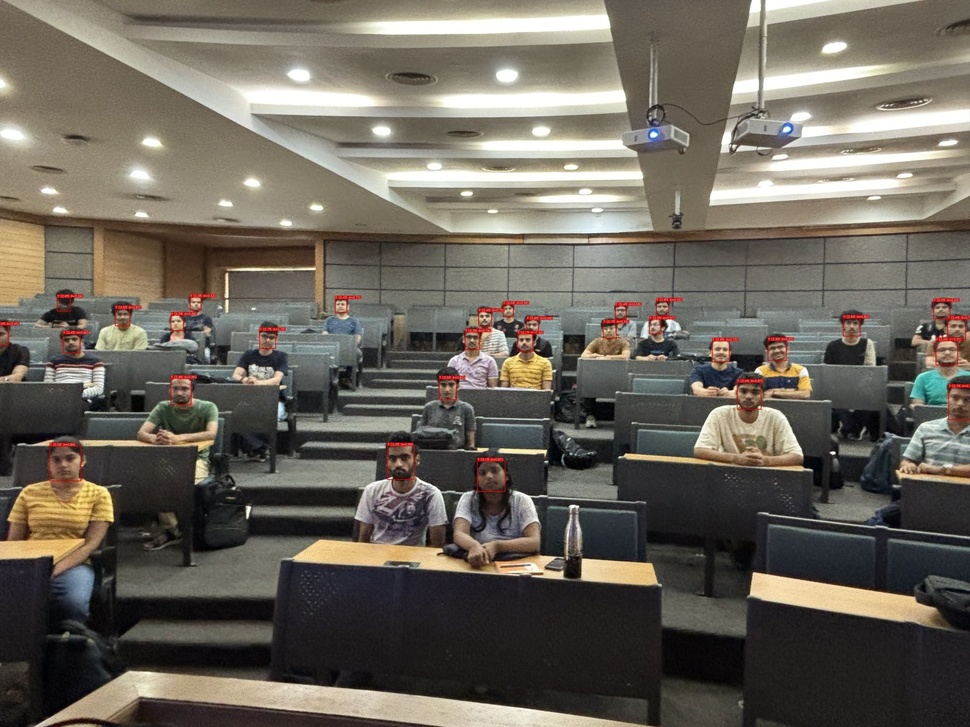
#> input picture assets/bbox_image_1.jpg, 970 x 727 px, shrunk from 1600 x 1200 before the run
$ python augment.py assets/bbox_image_1.jpg
#> lines starting #> are read from the running program, lines starting #| are printed output that depends on the picture
"""
augment.py - Data augmentation pipeline for face images.
Generates augmented versions of raw student images to increase training data.
"""

import os
import numpy as np
from PIL import Image, ImageOps, ImageEnhance, ImageFilter
import random


def horizontal_flip(img):
    """Mirror the image horizontally."""
    return ImageOps.mirror(img)


def adjust_brightness(img, factor_range=(0.8, 1.2)):
    """Randomly adjust brightness by +/- 20%."""
    factor = random.uniform(*factor_range)
    enhancer = ImageEnhance.Brightness(img)
    return enhancer.enhance(factor)


def random_rotation(img, max_degrees=10):
    """Rotate image by a random angle within [-max_degrees, max_degrees]."""
    angle = random.uniform(-max_degrees, max_degrees)
    return img.rotate(angle, resample=Image.BICUBIC, expand=False, fillcolor=(128, 128, 128))


def add_gaussian_noise(img, std=5):
    """Add mild Gaussian noise to the image."""
    arr = np.array(img).astype(np.float32)
    noise = np.random.normal(0, std, arr.shape)
    arr = np.clip(arr + noise, 0, 255).astype(np.uint8)
    return Image.fromarray(arr)


def augment_image(img, augmentations=None):
    """
    Apply a random combination of augmentations to an image.

    Args:
        img: PIL Image (RGB)
        augmentations: list of augmentation names to apply
            Options: "flip", "brightness", "rotation", "noise"
            Default: all augmentations

    Returns:
        Augmented PIL Image
    """
    if augmentations is None:
        augmentations = ["flip", "brightness", "rotation", "noise"]

    aug_map = {
        "flip": horizontal_flip,
        "brightness": adjust_brightness,
        "rotation": random_rotation,
        "noise": add_gaussian_noise,
    }

    result = img.copy()
    for aug_name in augmentations:
        if aug_name in aug_map and random.random() > 0.3:  # 70% chance each
            result = aug_map[aug_name](result)

    return result


def generate_augmented_images(img, n_augmented=2):
    """
    Generate n augmented versions of an image.
    Each version gets a random subset of augmentations.

    Args:
        img: PIL Image (RGB)
        n_augmented: number of augmented versions to generate

    Returns:
        List of augmented PIL Images
    """
    augmented = []
    all_augs = ["flip", "brightness", "rotation", "noise"]

    for _ in range(n_augmented):
        # Each augmented image gets a random subset
        result = img.copy()
        for aug_name in all_augs:
            if random.random() > 0.4:  # 60% chance each aug is applied
                if aug_name == "flip":
                    result = horizontal_flip(result)
                elif aug_name == "brightness":
                    result = adjust_brightness(result)
                elif aug_name == "rotation":
                    result = random_rotation(result)
                elif aug_name == "noise":
                    result = add_gaussian_noise(result)
        augmented.append(result)

    return augmented


if __name__ == "__main__":
    # Demo: augment a single image
    import sys
    if len(sys.argv) < 2:
        print("Usage: python augment.py <image_path>")
        sys.exit(1)

    img = Image.open(sys.argv[1])
#> img is the input picture: PIL image 970x727 RGB; mean R, G, B 107.3, 101.3, 91.7
    img = ImageOps.exif_transpose(img)
    if img.mode != "RGB":
        img = img.convert("RGB")

    augmented = generate_augmented_images(img, n_augmented=3)
#> the loop in generate_augmented_images, `for _ in range(n_augmented):` made 3 passes
#> pass 1, in add_gaussian_noise, `arr = np.array(img).astype(np.float32)`:
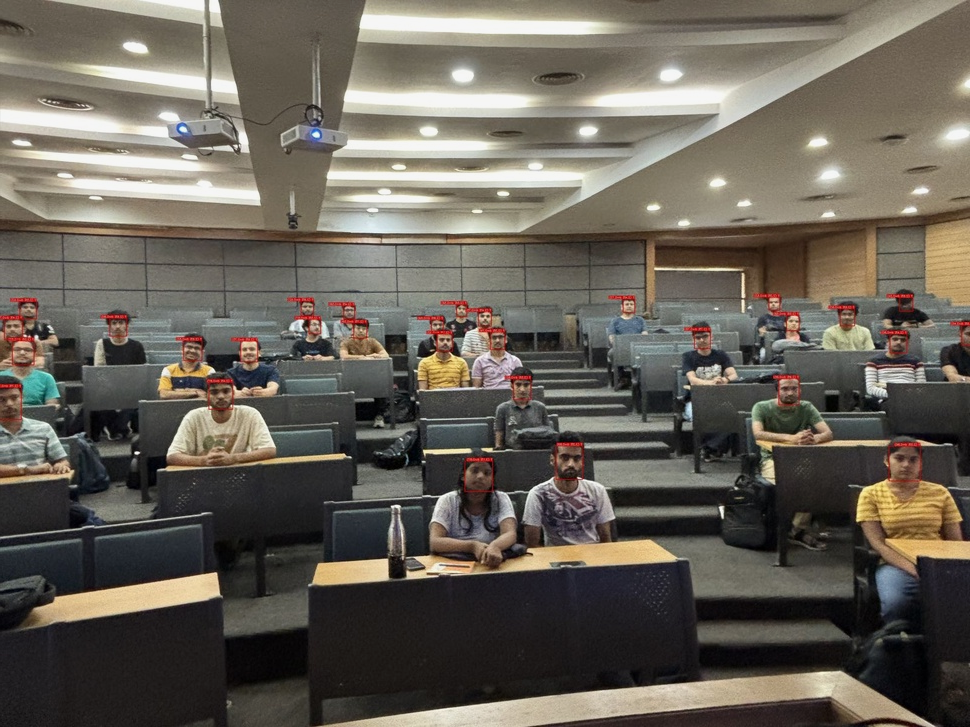
#> arr: shape (727, 970, 3) float32; mean R, G, B 103.4, 97.6, 88.3
#> pass 2, in add_gaussian_noise (call 2), `arr = np.array(img).astype(np.float32)`:
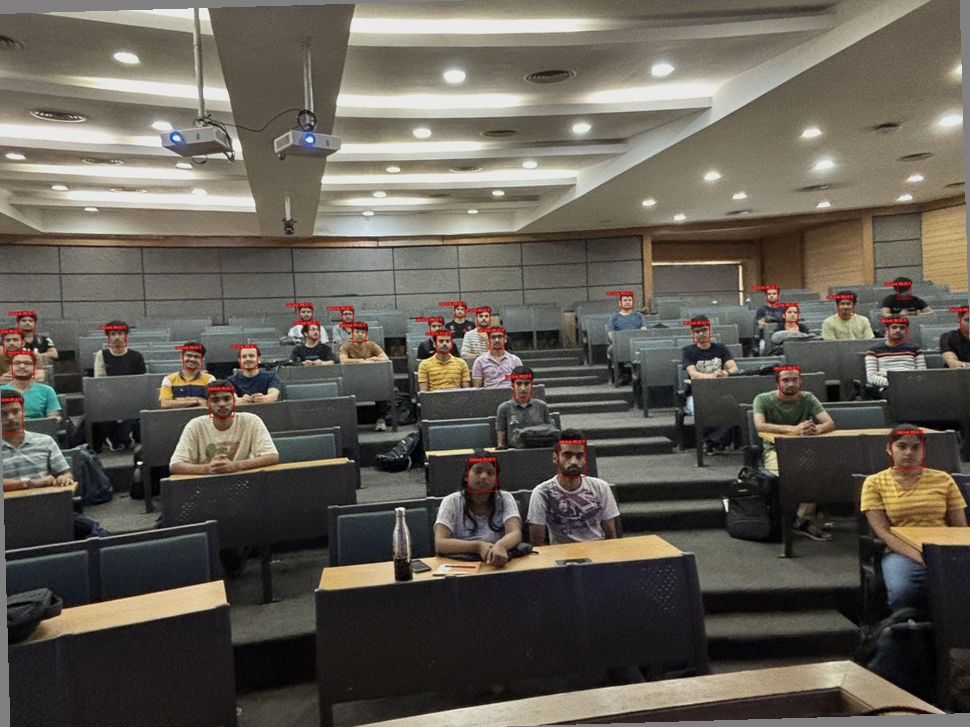
#> arr: shape (727, 970, 3) float32; mean R, G, B 98.5, 93.1, 84.4
#> after the loop in generate_augmented_images, `for _ in range(n_augmented):`: augmented = 3 items
#> augmented = 3 items
    for i, aug in enumerate(augmented):
        out_path = f"augmented_{i+1}.jpg"
        aug.save(out_path)
        print(f"Saved {out_path}")
#> this loop made 3 passes
#> out_path on passes 1 to 3: 'augmented_1.jpg', 'augmented_2.jpg', 'augmented_3.jpg'
#| Saved augmented_1.jpg
#| Saved augmented_2.jpg
#| Saved augmented_3.jpg

$ run again, on assets/bbox_image_11.jpg
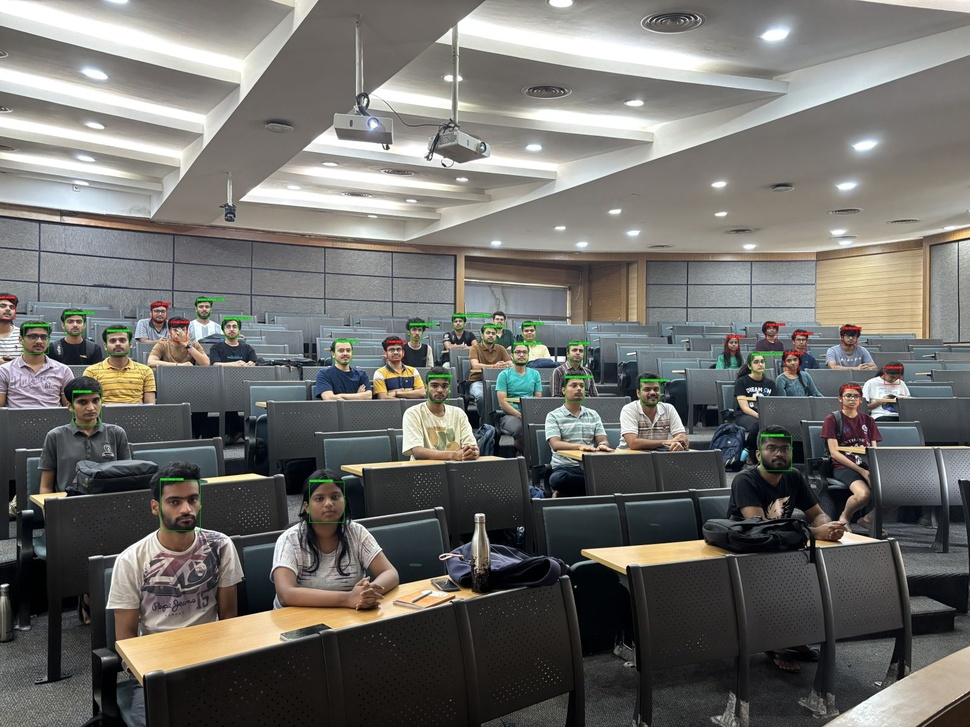
#> input picture assets/bbox_image_11.jpg, 970 x 727 px, shrunk from 1600 x 1200 before the run
#> img is the input picture: PIL image 970x727 RGB; mean R, G, B 111.8, 110.5, 106.8
#> the loop in generate_augmented_images, `for _ in range(n_augmented):` made 3 passes
#> pass 1, in add_gaussian_noise, `arr = np.array(img).astype(np.float32)`:
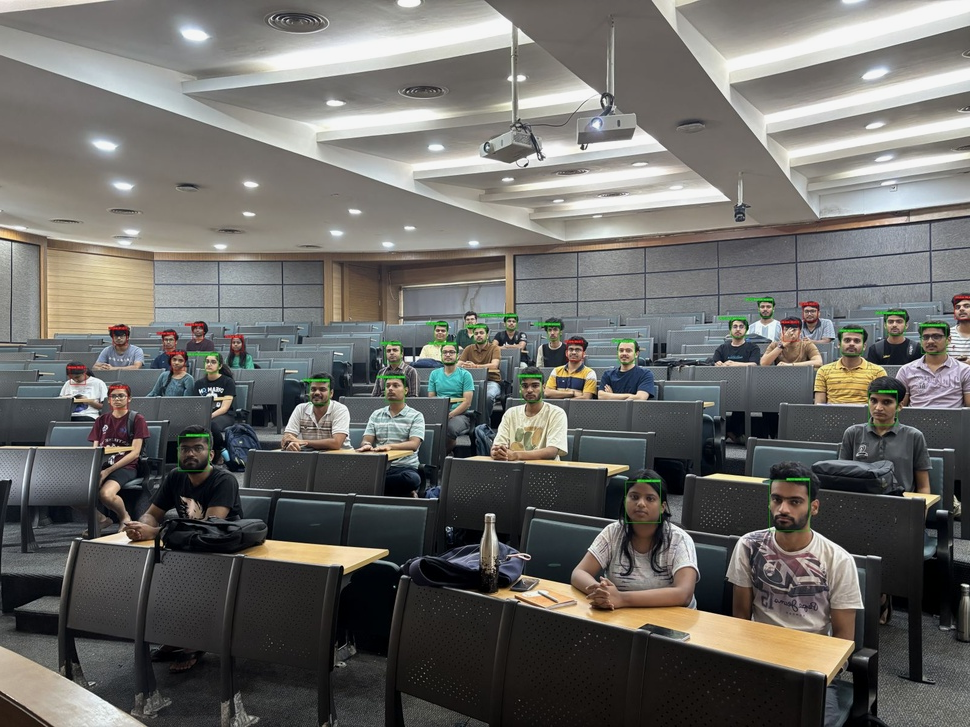
#> arr: shape (727, 970, 3) float32; mean R, G, B 107.7, 106.5, 102.9
#> pass 2, in add_gaussian_noise (call 2), `arr = np.array(img).astype(np.float32)`:
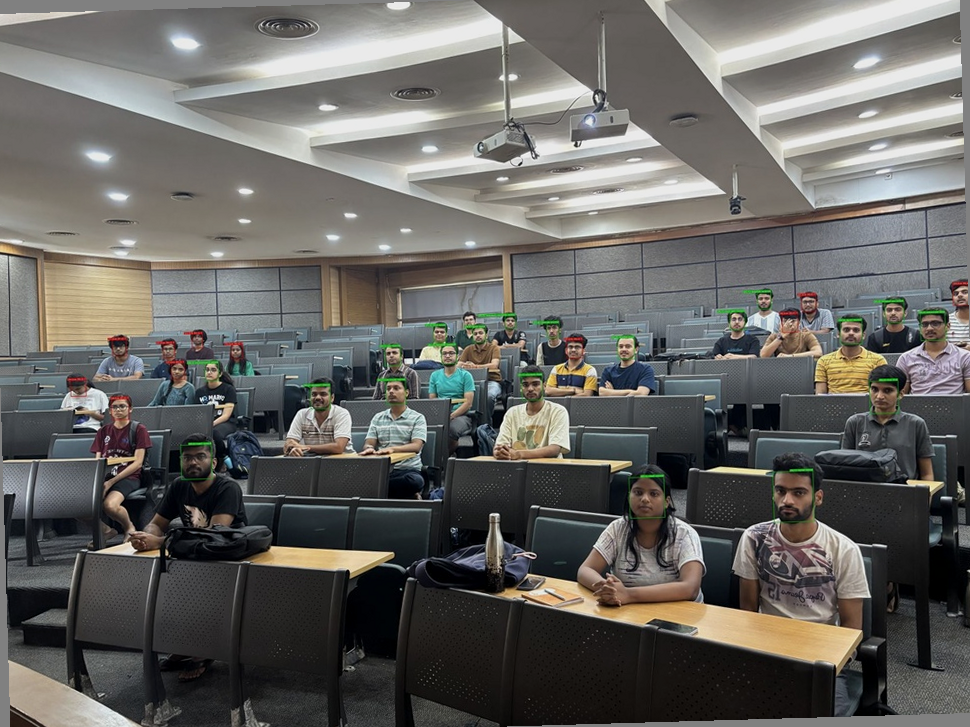
#> arr: shape (727, 970, 3) float32; mean R, G, B 102.2, 101, 97.6
#> after the loop in generate_augmented_images, `for _ in range(n_augmented):`: augmented = 3 items
#> the loop `for i, aug in enumerate(augmented):` made 3 passes
#> out_path on passes 1 to 3: 'augmented_1.jpg', 'augmented_2.jpg', 'augmented_3.jpg'
#> (printed output is left out)

$ run again, on assets/bbox_image_12.jpg
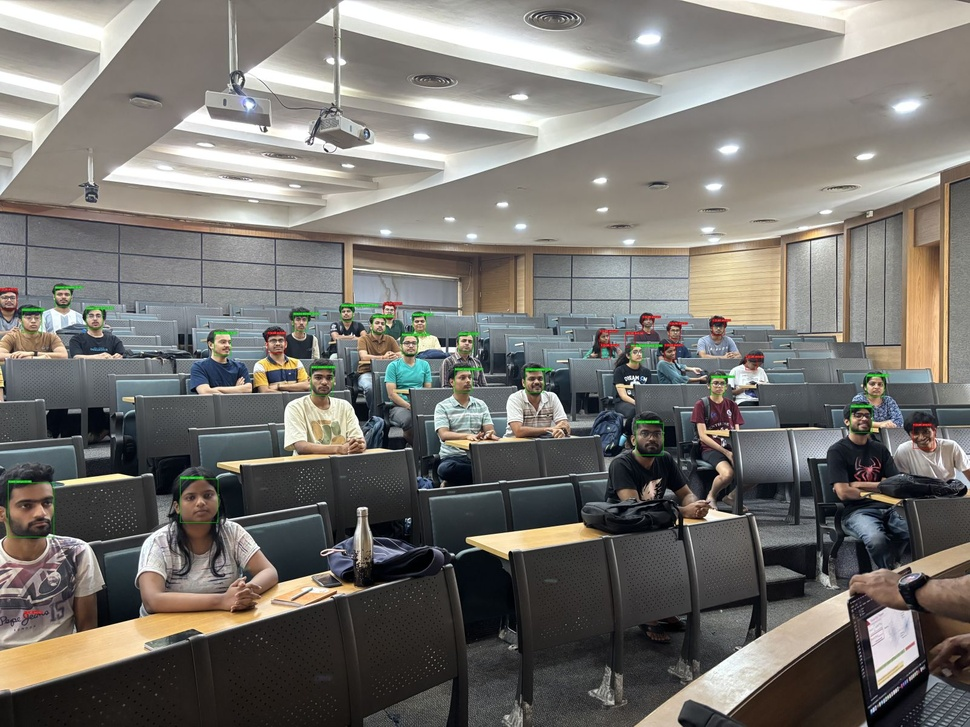
#> input picture assets/bbox_image_12.jpg, 970 x 727 px, shrunk from 1600 x 1200 before the run
#> img is the input picture: PIL image 970x727 RGB; mean R, G, B 119, 116.2, 111.3
#> the loop in generate_augmented_images, `for _ in range(n_augmented):` made 3 passes
#> pass 1, in add_gaussian_noise, `arr = np.array(img).astype(np.float32)`:
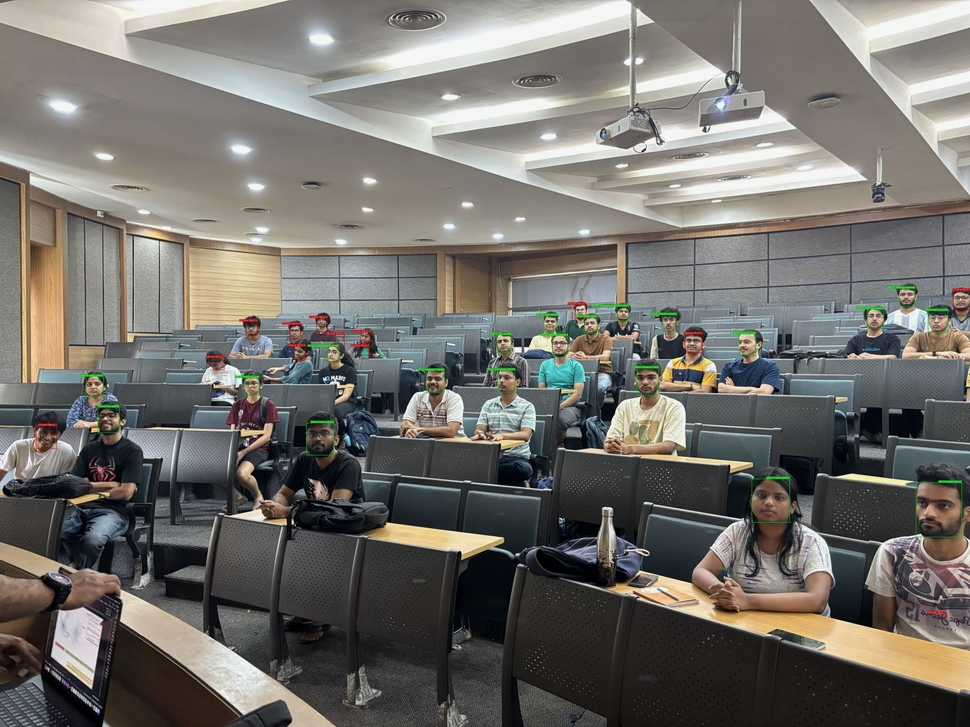
#> arr: shape (727, 970, 3) float32; mean R, G, B 114.7, 112, 107.3
#> pass 2, in add_gaussian_noise (call 2), `arr = np.array(img).astype(np.float32)`:
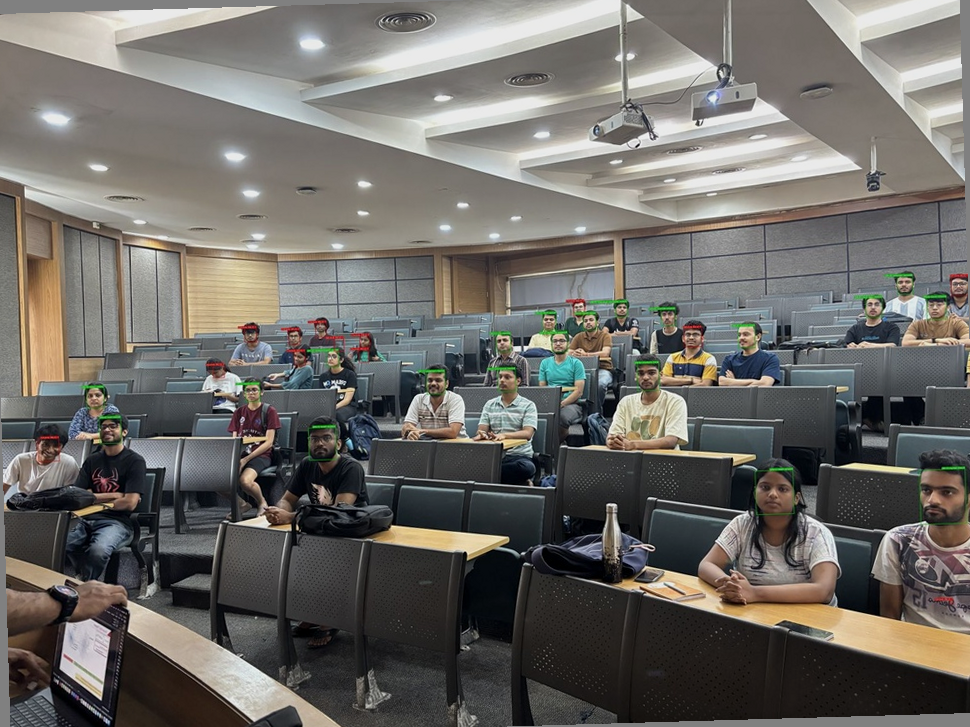
#> arr: shape (727, 970, 3) float32; mean R, G, B 108.9, 106.3, 102
#> after the loop in generate_augmented_images, `for _ in range(n_augmented):`: augmented = 3 items
#> the loop `for i, aug in enumerate(augmented):` made 3 passes
#> out_path on passes 1 to 3: 'augmented_1.jpg', 'augmented_2.jpg', 'augmented_3.jpg'
#> (printed output is left out)

$ run again, on assets/bbox_image_2.jpg
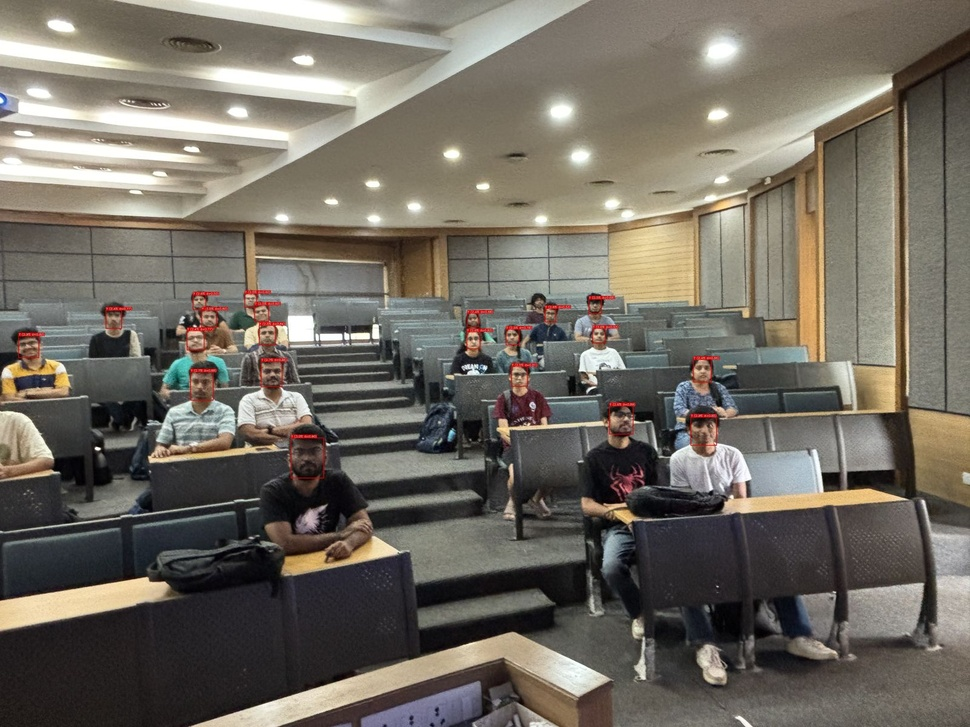
#> input picture assets/bbox_image_2.jpg, 970 x 727 px, shrunk from 1600 x 1200 before the run
#> img is the input picture: PIL image 970x727 RGB; mean R, G, B 113.7, 108.1, 98.5
#> the loop in generate_augmented_images, `for _ in range(n_augmented):` made 3 passes
#> pass 1, in add_gaussian_noise, `arr = np.array(img).astype(np.float32)`:
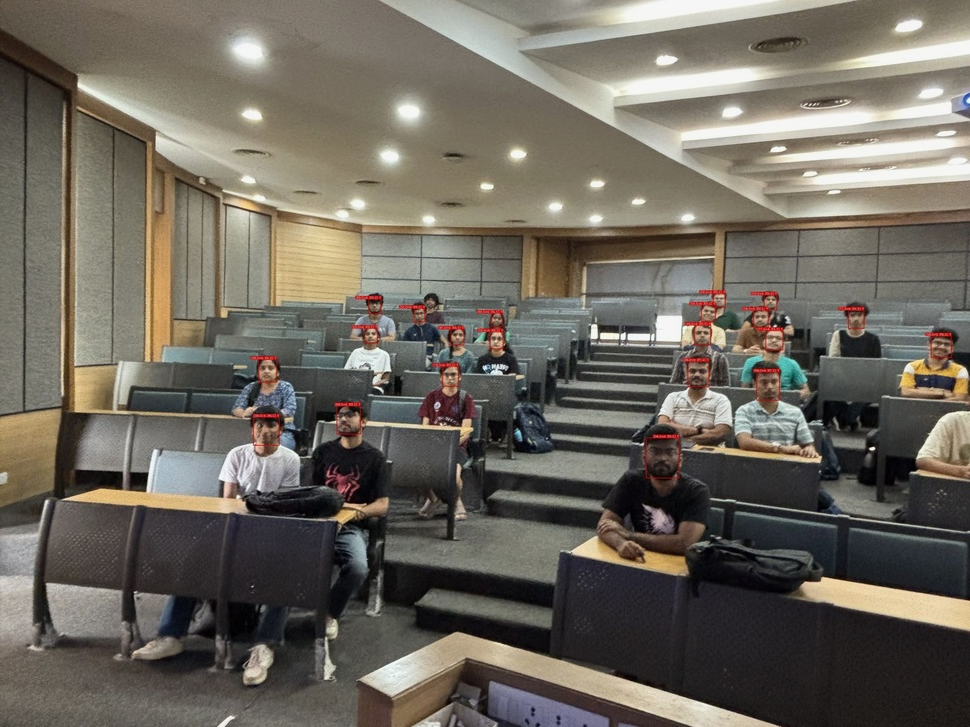
#> arr: shape (727, 970, 3) float32; mean R, G, B 109.6, 104.2, 94.8
#> pass 2, in add_gaussian_noise (call 2), `arr = np.array(img).astype(np.float32)`:
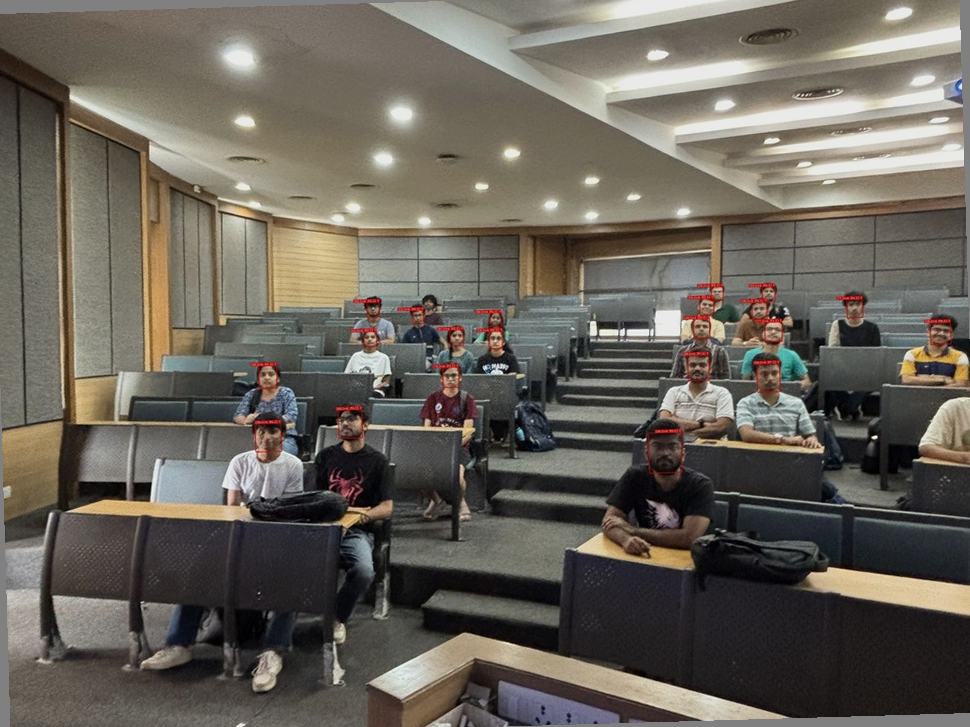
#> arr: shape (727, 970, 3) float32; mean R, G, B 104.1, 99, 90.2
#> after the loop in generate_augmented_images, `for _ in range(n_augmented):`: augmented = 3 items
#> the loop `for i, aug in enumerate(augmented):` made 3 passes
#> out_path on passes 1 to 3: 'augmented_1.jpg', 'augmented_2.jpg', 'augmented_3.jpg'
#> (printed output is left out)
